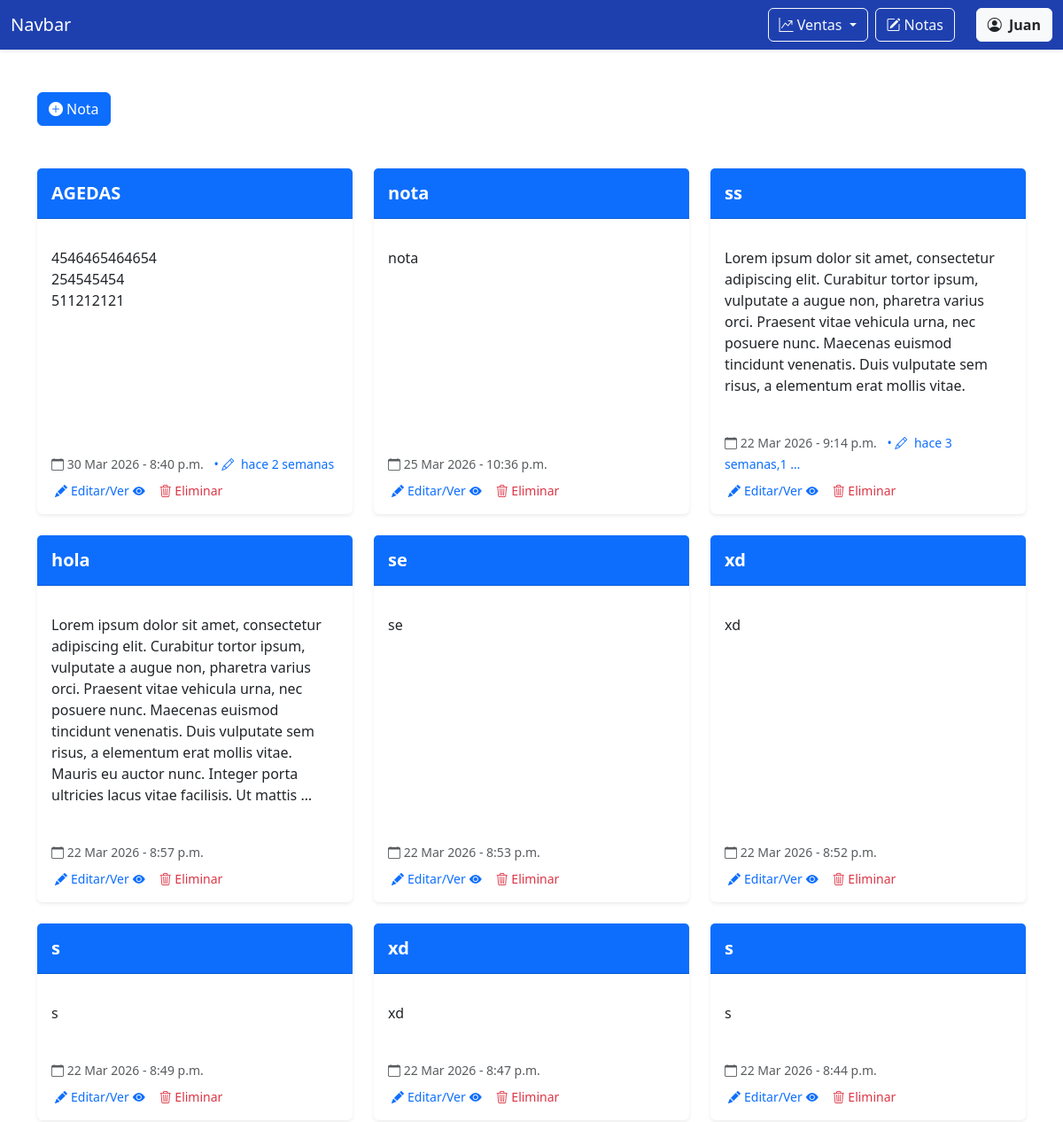
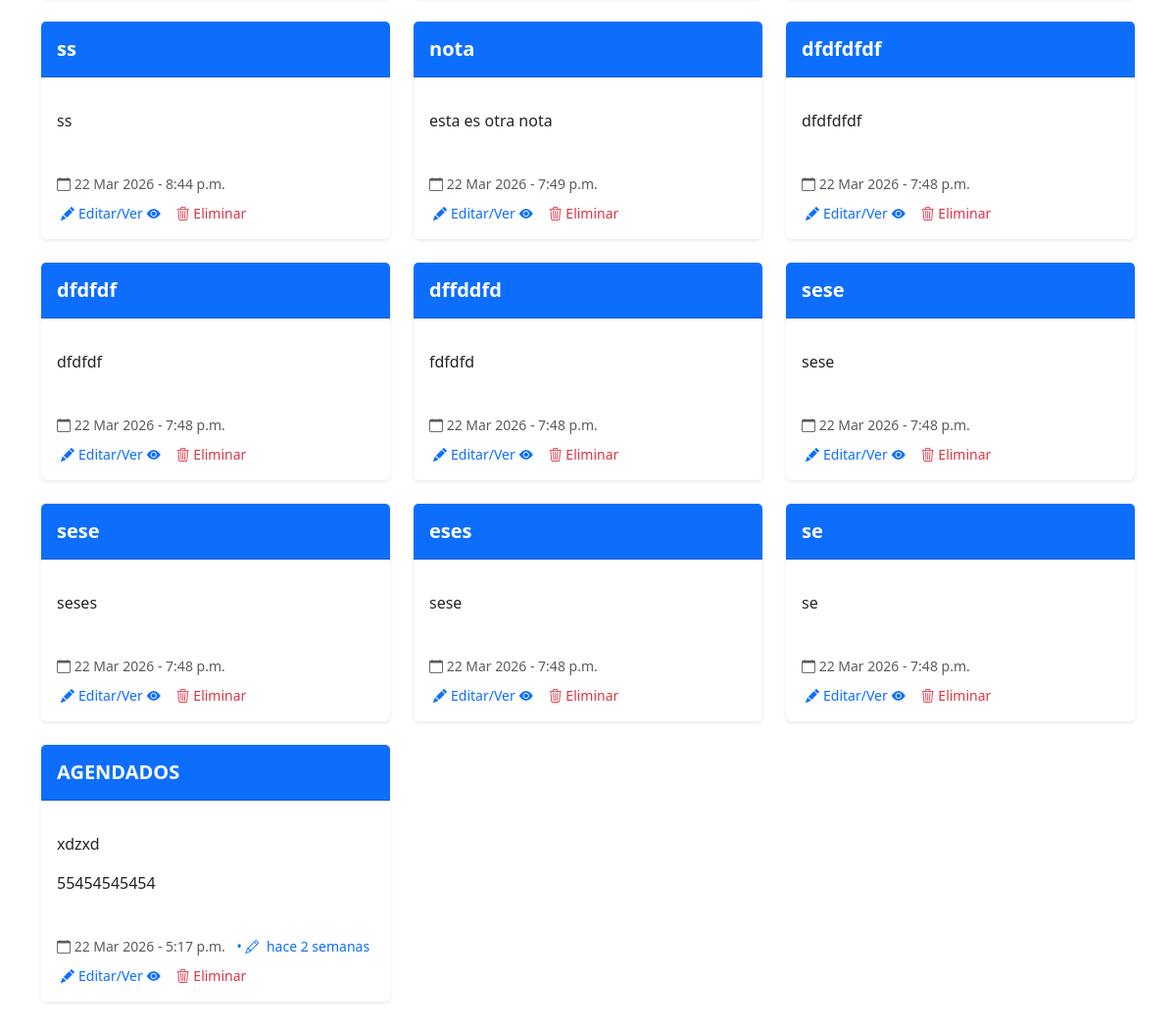
Page /notas/ (signed in) on the committed database (2 pictures, top to bottom).
### notas/models.py (models this page shows)
class Nota(models.Model):
    title = models.CharField('Título',max_length=200)
    description = models.TextField('Descripción',blank=True)
    created = models.DateTimeField(auto_now_add=True)
    updated = models.DateTimeField(auto_now=True)
    user = models.ForeignKey(User, on_delete=models.CASCADE)

### notas/views.py (the view, shortened to what this page needs)
# urls.py: path('', views.index_notas, name='notas'),
@login_required
def index_notas(request):
    if request.method == 'GET':
        my_notes = Nota.objects.filter(user=request.user).order_by('-created')
        return render(request, 'notas.html', {
        'form': NotaForm(),
        'notes': my_notes
    })

### notas/templates/notas.html (shortened to what this page needs)
{% extends 'base.html' %}
{% block content %}
<div class="container mt-5">
  <button type="button" class="btn btn-primary" data-bs-toggle="modal" data-bs-target="#createModal">
    <i class="bi bi-plus-circle-fill me-1"></i>Nota
  </button>
</div>
<div class="container my-5">
  <div class="row">
    {% for note in notes %}
    <div class="col-md-4 mb-4">
      <div class="card h-100 shadow-sm border-0">
        <div class="card-header bg-primary text-white py-3">
          <h5 class="card-title mb-0 fw-bold">{{ note.title }}</h5>
        </div>
        <div class="card-body">
          <p class="card-text text-secondary">
            {{ note.description|linebreaks|truncatewords:50 }}
          </p>
        </div>
        <div class="card-footer bg-transparent border-0">
          <small class="text-muted">
            <i class="bi bi-calendar"></i> {{ note.created|date:"d M Y" }} - {{note.created|time:"g:i a"}}
            {% if note.updated|date:"U" > note.created|date:"U" %}
            <span class="ms-2 text-primary">
              • <i class="bi bi-pencil me-1"></i>
              hace {{note.updated|timesince|truncatewords:2}}
            </span>
            {% endif %}
          </small>
        </div>
        <div class="px-3 pb-3 d-flex gap-3">
          <button type="button" class="btn btn-sm btn-outline-primary border-0 p-0 ms-1"
            data-bs-target="#updateModal{{ note.id }}" data-bs-toggle="modal">
            <i class="bi bi-pencil-fill me-1"></i>Editar/Ver<i class="bi bi-eye-fill ms-1"></i>
          </button>
          <button type="button" class="btn btn-sm btn-outline-danger border-0 p-0" data-bs-toggle="modal"
            data-bs-target="#deleteModal{{note.id}}">
            <i class="bi bi-trash3"></i>
            Eliminar
          </button>
        </div>
      </div>
    </div>
    {% endfor %}
  </div>
</div>
{% endblock content %}

### templates/base.html (shortened to what this page needs)
<!doctype html>
<html lang="es-MX">
<head>
  <link href="https://cdn.jsdelivr.net/npm/bootstrap@5.3.8/dist/css/bootstrap.min.css" rel="stylesheet"
 />
  <link rel="stylesheet" href="https://cdn.jsdelivr.net/npm/bootstrap-icons@1.13.1/font/bootstrap-icons.min.css">
</head>
<body>
  <nav class="navbar navbar-expand-lg  navbar-dark shadow-sm" style="background-color: #1e40af;">
    <div class="container-fluid">
      <a class="navbar-brand" href="{% url 'dashboard' %}">Navbar</a>
      <div class="collapse navbar-collapse" id="navbarNav">
        <ul class="navbar-nav ms-auto">
          <li class="nav-item">
            <div class="dropdown">
              <button class="btn btn-outline-light dropdown-toggle" type="button" data-bs-toggle="dropdown"
                aria-expanded="false"><i class="bi bi-graph-up-arrow"></i>
                Ventas
              </button>
            </div>
          </li>
          <li class="nav-item ms-2">
            <a class="btn btn-outline-light" href="{% url 'notas' %}"><i class="bi bi-pencil-square me-1"></i>Notas</a>
          </li>
          <li class="nav-item ms-2">
            <div class="dropdown">
              <button class="btn btn-light text-dark ms-3" type="button" data-bs-toggle="dropdown"
                aria-expanded="false">
                <i class="bi bi-person-circle me-1"></i> <strong>{{ user.first_name }}</strong>
              </button>
          </li>
        </ul>
      </div>
    </div>
  </nav>
  {% block content %} {% endblock %}
</body>
</html>

### rows in the picture
Nota: title "AGEDAS", description "4546465464654 254545454 511212121", created "30 Mar 2026", created "8:40 p.m.", updated "2 semanas"
Nota: title "nota", description "nota", created "25 Mar 2026", created "10:36 p.m."
Nota: title "ss", description "Lorem ipsum dolor sit amet, consectetur adipiscing elit. Curabitur tortor ipsum, vulputate a augue non, pharetra varius orci. Praesent vitae vehicula urna, nec posuere nunc. Maecenas euismod tincidunt venenatis. Duis vulputate sem risus, a elementum erat mollis vitae.", created "22 Mar 2026", created "9:14 p.m.", updated "3 semanas,1 …"
Nota: title "hola", description "Lorem ipsum dolor sit amet, consectetur adipiscing elit. Curabitur tortor ipsum, vulputate a augue non, pharetra varius orci. Praesent vitae vehicula urna, nec posuere nunc. Maecenas euismod tincidunt venenatis. Duis vulputate sem risus, a elementum erat mollis vitae. Mauris eu auctor nunc. Integer porta ultricies lacus vitae facilisis. Ut mattis …", created "22 Mar 2026", created "8:57 p.m."
Nota: title "se", description "se", created "22 Mar 2026", created "8:53 p.m."
Nota: title "xd", description "xd", created "22 Mar 2026", created "8:52 p.m."
Nota: title "s", description "s", created "22 Mar 2026", created "8:49 p.m."
Nota: title "xd", description "xd", created "22 Mar 2026", created "8:47 p.m."
Nota: title "s", description "s", created "22 Mar 2026", created "8:44 p.m."
Nota: title "ss", description "ss", created "22 Mar 2026", created "8:44 p.m."
Nota: title "nota", description "esta es otra nota", created "22 Mar 2026", created "7:49 p.m."
Nota: title "dfdfdfdf", description "dfdfdfdf", created "22 Mar 2026", created "7:48 p.m."
Nota: title "dfdfdf", description "dfdfdf", created "22 Mar 2026", created "7:48 p.m."
Nota: title "dffddfd", description "fdfdfd", created "22 Mar 2026", created "7:48 p.m."
Nota: title "sese", description "sese", created "22 Mar 2026", created "7:48 p.m."
Nota: title "sese", description "seses", created "22 Mar 2026", created "7:48 p.m."
Nota: title "eses", description "sese", created "22 Mar 2026", created "7:48 p.m."
Nota: title "se", description "se", created "22 Mar 2026", created "7:48 p.m."
Nota: title "AGENDADOS", description "xdzxd 55454545454", created "22 Mar 2026", created "5:17 p.m.", updated "2 semanas"

### other values in the picture
{{ user.first_name }} "Juan"
